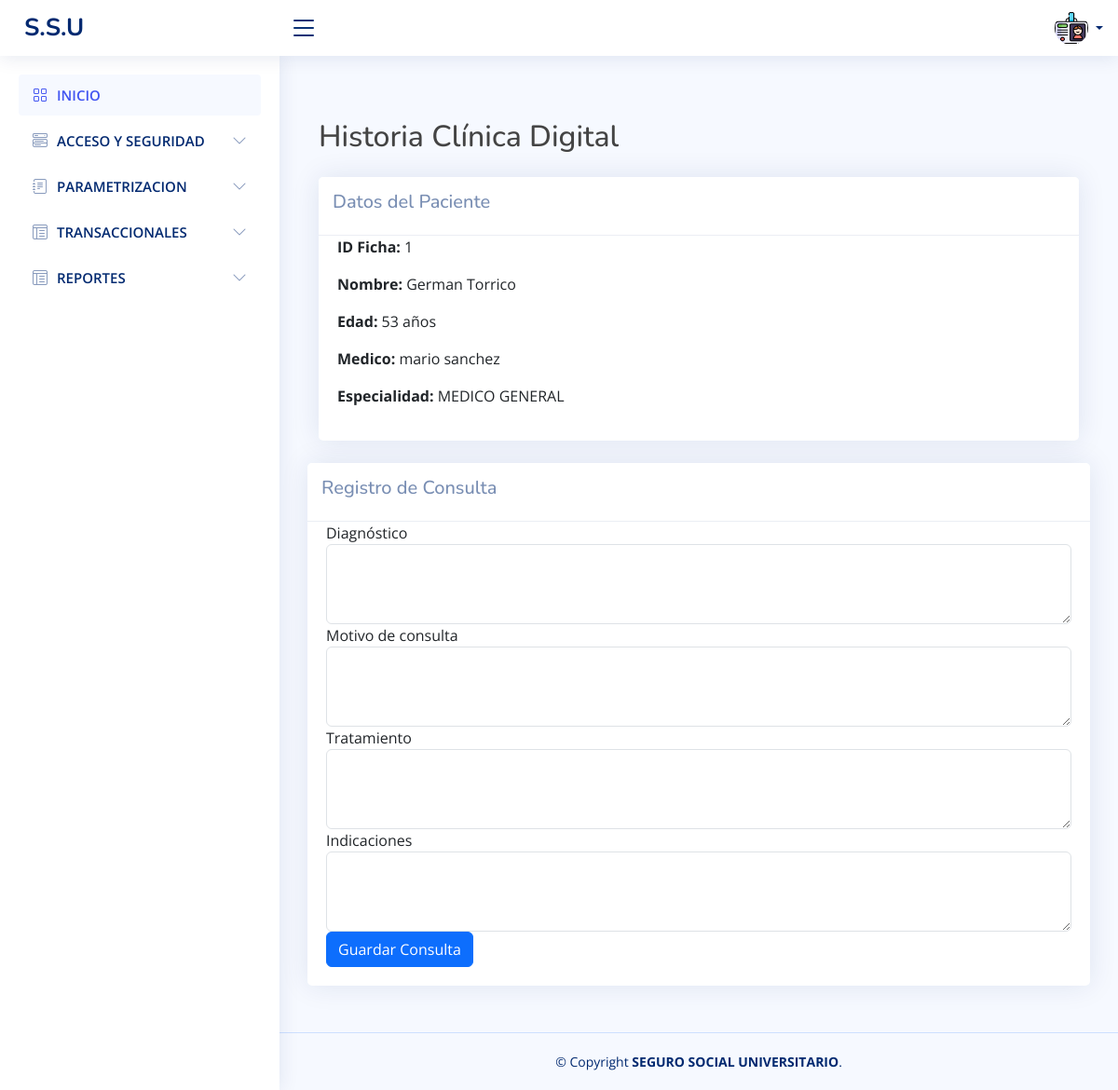
The app's page /CapaPresentacion/historial.php?id_ficha=1 with its own data.
### tables this page shows
CREATE TABLE `tficha` (
  `id_ficha` int(11) NOT NULL,
  `id_paciente` int(11) NOT NULL,
  `id_especialidad` int(11) NOT NULL,
  `id_medico` int(11) NOT NULL,
  `fecha_atencion` date NOT NULL,
  `estado` varchar(2) DEFAULT NULL
);

CREATE TABLE `tpersona` (
  `id_persona` int(11) NOT NULL,
  `nombre` varchar(50) DEFAULT NULL,
  `apellido` varchar(50) DEFAULT NULL,
  `fecha_nacimiento` date DEFAULT NULL,
  `telefono` varchar(10) DEFAULT NULL,
  `correo` varchar(50) DEFAULT NULL,
  `direccion` varchar(80) DEFAULT NULL,
  `fecha_creacion` timestamp NOT NULL DEFAULT current_timestamp(),
  `estado` int(1) DEFAULT NULL
);

CREATE TABLE `tespecialidad` (
  `id_especialidad` int(11) NOT NULL,
  `nombre_especialidad` varchar(255) NOT NULL,
  `estado` int(1) DEFAULT 1
);

### CapaDato/fichaDAO.php (called while the page is built, shortened)
<?php
class fichaDAO {
    private $conn;
     public function __construct($database) {
        $this->database = $database;
        $this->conn = $this->database->getConn();
    }
public function cabecera($id_ficha){
    $conn = $this->conn;
    $query="SELECT tficha.*, tpersona_paciente.nombre AS nombre_paciente, tpersona_paciente.apellido AS
     apellido_paciente, tpersona_paciente.fecha_nacimiento, YEAR(CURRENT_DATE) - YEAR(tpersona_paciente.fecha_nacimiento) - (RIGHT(CURRENT_DATE, 5) < RIGHT(tpersona_paciente.fecha_nacimiento, 5))
     AS edad, tpersona_medico.nombre AS nombre_medico, tpersona_medico.apellido AS apellido_medico, tespecialidad.nombre_especialidad
     FROM tficha
    INNER JOIN tpaciente ON tficha.id_paciente = tpaciente.id_paciente
    INNER JOIN tpersona AS tpersona_paciente ON tpaciente.id_persona = tpersona_paciente.id_persona
    INNER JOIN tmedico ON tficha.id_medico = tmedico.id_medico
    INNER JOIN tpersona AS tpersona_medico ON tmedico.id_persona = tpersona_medico.id_persona
    INNER JOIN tespecialidad ON tficha.id_especialidad = tespecialidad.id_especialidad WHERE tficha.id_ficha =$id_ficha;";
     $stmt = $conn->prepare($query);
     $result = $stmt->execute();
     return $stmt->get_result()->fetch_all(MYSQLI_ASSOC);
 }
}
?>

### CapaPresentacion/historial.php (the view, shortened to what this page needs)
<!DOCTYPE html>
<html lang="en">
<head>
  <link href="assets/vendor/bootstrap/css/bootstrap.min.css" rel="stylesheet">
  <link href="assets/vendor/bootstrap-icons/bootstrap-icons.css" rel="stylesheet">
  <link href="assets/vendor/boxicons/css/boxicons.min.css" rel="stylesheet">
  <link href="assets/vendor/quill/quill.snow.css" rel="stylesheet">
  <link href="assets/vendor/quill/quill.bubble.css" rel="stylesheet">
  <link href="assets/vendor/remixicon/remixicon.css" rel="stylesheet">
  <link href="assets/vendor/simple-datatables/style.css" rel="stylesheet">
  <link href="assets/css/style.css" rel="stylesheet">
</head>
<body>
  <header id="header" class="header fixed-top d-flex align-items-center">
    <div class="d-flex align-items-center justify-content-between">
      <a href="index.php" class="logo d-flex align-items-center">
        <span class="d-none d-lg-block">S.S.U</span>
      </a>
      <i class="bi bi-list toggle-sidebar-btn"></i>
    </div>
    <nav class="header-nav ms-auto">
      <ul class="d-flex align-items-center">
        <li class="nav-item d-block d-lg-none">
        <li class="nav-item dropdown pe-3">
          <a class="nav-link nav-profile d-flex align-items-center pe-0" href="#" data-bs-toggle="dropdown">
            <img src="assets/img/tarjeta.png" alt="Profile" class="rounded-circle">
            <span class="d-none d-md-block dropdown-toggle ps-2"></span>
          </a>
        </li>
      </ul>
    </nav>
  </header>
  <aside id="sidebar" class="sidebar">
    <ul class="sidebar-nav" id="sidebar-nav">
      <li class="nav-item">
        <a class="nav-link " href="index.php">
          <i class="bi bi-grid"></i>
          <span>INICIO</span>
        </a>
      </li>
      <li class="nav-item">
        <a class="nav-link collapsed" data-bs-target="#components-nav" data-bs-toggle="collapse" href="#">
          <i class="bi bi-menu-button-wide"></i><span>ACCESO Y SEGURIDAD</span><i class="bi bi-chevron-down ms-auto"></i>
        </a>
      </li>
      <li class="nav-item">
        <a class="nav-link collapsed" data-bs-target="#forms-nav" data-bs-toggle="collapse" href="#">
          <i class="bi bi-journal-text"></i><span>PARAMETRIZACION</span><i class="bi bi-chevron-down ms-auto"></i>
        </a>
      </li>
      <li class="nav-item">
        <a class="nav-link collapsed" data-bs-target="#tables-nav" data-bs-toggle="collapse" href="#">
          <i class="bi bi-layout-text-window-reverse"></i><span>TRANSACCIONALES</span><i class="bi bi-chevron-down ms-auto"></i>
        </a>
      </li>
      <li class="nav-item">
        <a class="nav-link collapsed" data-bs-target="#tables-nav" data-bs-toggle="collapse" href="#">
          <i class="bi bi-layout-text-window-reverse"></i><span>REPORTES</span><i class="bi bi-chevron-down ms-auto"></i>
        </a>
      </li>
    </ul>
  </aside>
  <main  id="main" class="main">
<?php
require_once("../CapaDato/conexion.php");
require_once("../CapaDato/fichaDAO.php");
$database = new Database;
$fichaDAO = new fichaDAO($database);
if (isset($_GET['id_ficha'])) {
    $idFicha = $_GET['id_ficha'];
    if ($idFicha !== null) {
        $ficha = $fichaDAO->cabecera($idFicha);
        if ($ficha) {
?>
            <div class="container mt-5">
                <div class="row">
                    <div class="col-md-12">
                        <h2 class="mb-4">Historia Clínica Digital</h2>
                        <div class="card mb-4">
                            <div class="card-header">
                                <h5>Datos del Paciente</h5>
                            </div>
                            <div class="card-body">
                                <?php foreach ($ficha as $fichas): ?>
                                    <p><strong>ID Ficha:</strong> <?php echo $idFicha; ?></p>
                                    <p><strong>Nombre:</strong> <?php echo $fichas['nombre_paciente'] . ' ' . $fichas['apellido_paciente']; ?></p>
                                    <p><strong>Edad:</strong> <?php echo $fichas['edad']; ?> años</p>
                                    <p><strong>Medico:</strong> <?php echo $fichas['nombre_medico']. ' ' . $fichas['apellido_medico']; ?></p>
                                    <p><strong>Especialidad:</strong> <?php echo $fichas['nombre_especialidad']; ?></p>
                                <?php endforeach; ?>
                            </div>
                        </div>
                    </div>
                </div>
            </div>
<?php
        } else {
            echo 'Error al obtener los datos de la ficha';
        }
    } else {
        echo 'ID de ficha no válido';
    }
}
?>
                <form id="historiaClinicaForm" action="test_historia.php" method="POST">
                    <div class="card">
                        <div class="card-header">
                            <h5>Registro de Consulta</h5>
                        </div>
                        <div class="card-body">
                            <div class="form-group">
                                <label for="diagnostico">Diagnóstico</label>
                                <textarea class="form-control" id="diagnostico" name="diagnostico" rows="3" required></textarea>
                            </div>
                            <div class="form-group">
                                <label for="motivo">Motivo de consulta</label>
                                <textarea class="form-control" id="motivo" name="motivo" rows="3" required></textarea>
                            </div>
                            <div class="form-group">
                                <label for="tratamiento">Tratamiento</label>
                                <textarea class="form-control" id="tratamiento" name="tratamiento" rows="3" required></textarea>
                            </div>
                            <div class="form-group">
                                <label for="indicaciones">Indicaciones</label>
                                <textarea class="form-control" id="indicaciones" name="indicaciones" rows="3" required></textarea>
                            </div>
                            <button type="submit" class="btn btn-primary">Guardar Consulta</button>
                        </div>
                    </div>
                </form>
    </main>
<footer id="footer" class="footer">
    <div class="copyright">
      &copy; Copyright <strong><span>SEGURO SOCIAL UNIVERSITARIO</span></strong>.
    </div>
  </footer>
</body>
</html>

### CapaPresentacion/assets/css/style.css (style rules this page uses)
:root { scroll-behavior: smooth; }
body { font-family: "Open Sans", sans-serif; background: #f6f9ff; color: #444444; }
a { color: #4154f1; text-decoration: none; }
h1, h2, h3, h4, h5, h6 { font-family: "Nunito", sans-serif; }
#main { margin-top: 60px; padding: 20px 30px; transition: all 0.3s; }
.card { margin-bottom: 30px; border: none; border-radius: 5px; box-shadow: 0px 0 30px rgba(1, 41, 112, 0.1); }
.card-header, .card-footer { border-color: #ebeef4; background-color: #fff; color: #798eb3; padding: 15px; }
.card-body { padding: 0 20px 20px 20px; }
.logo { line-height: 1; }
@media (min-width: 1200px) { .logo { width: 280px; } }
.logo span { font-size: 26px; font-weight: 700; color: #012970; font-family: "Nunito", sans-serif; }
.header { transition: all 0.5s; z-index: 997; height: 60px; box-shadow: 0px 2px 20px rgba(1, 41, 112, 0.1); background-color: #fff; padding-left: 20px; }
.header .toggle-sidebar-btn { font-size: 32px; padding-left: 10px; cursor: pointer; color: #012970; }
.header-nav ul { list-style: none; }
.header-nav>ul { margin: 0; padding: 0; }
.header-nav .nav-profile { color: #012970; }
.header-nav .nav-profile img { max-height: 36px; }
.header-nav .nav-profile span { font-size: 14px; font-weight: 600; }
.sidebar { position: fixed; top: 60px; left: 0; bottom: 0; width: 300px; z-index: 996; transition: all 0.3s; padding: 20px; overflow-y: auto; scrollbar-width: thin; scrollbar-color: #aab7cf transparent; box-shadow: 0px 0px 20px rgba(1, 41, 112, 0.1); background-color: #fff; }
@media (min-width: 1200px) { #main, #footer { margin-left: 300px; } }
.sidebar-nav { padding: 0; margin: 0; list-style: none; }
.sidebar-nav li { padding: 0; margin: 0; list-style: none; }
.sidebar-nav .nav-item { margin-bottom: 5px; }
.sidebar-nav .nav-link { display: flex; align-items: center; font-size: 15px; font-weight: 600; color: #4154f1; transition: 0.3; background: #f6f9ff; padding: 10px 15px; border-radius: 4px; }
.sidebar-nav .nav-link i { font-size: 16px; margin-right: 10px; color: #4154f1; }
.sidebar-nav .nav-link.collapsed { color: #012970; background: #fff; }
.sidebar-nav .nav-link.collapsed i { color: #899bbd; }
.sidebar-nav .nav-link .bi-chevron-down { margin-right: 0; transition: transform 0.2s ease-in-out; }
.footer { padding: 20px 0; font-size: 14px; transition: all 0.3s; border-top: 1px solid #cddfff; }
.footer .copyright { text-align: center; color: #012970; }

### records on screen
tficha: tpersona.nombre "German", tpersona.apellido "Torrico", edad "53", tpersona.nombre "mario", tpersona.apellido "sanchez", id_especialidad.nombre_especialidad "MEDICO GENERAL"
